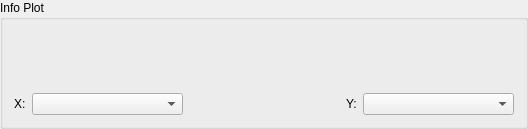
        <widget class="QGroupBox" name="groupBox_20">
         <property name="sizePolicy">
          <sizepolicy hsizetype="Minimum" vsizetype="Preferred">
           <horstretch>0</horstretch>
           <verstretch>0</verstretch>
          </sizepolicy>
         </property>
         <property name="title">
          <string>Info Plot</string>
         </property>
         <layout class="QGridLayout" name="gridLayout_27">
          <item row="0" column="0">
           <widget class="QWidget" name="toolbar_blade_3" native="true">
            <property name="sizePolicy">
             <sizepolicy hsizetype="Preferred" vsizetype="Maximum">
              <horstretch>0</horstretch>
              <verstretch>0</verstretch>
             </sizepolicy>
            </property>
            <property name="minimumSize">
             <size>
              <width>0</width>
              <height>50</height>
             </size>
            </property>
           </widget>
          </item>
          <item row="2" column="0">
           <widget class="QLabel" name="label_120">
            <property name="sizePolicy">
             <sizepolicy hsizetype="Maximum" vsizetype="Preferred">
              <horstretch>0</horstretch>
              <verstretch>0</verstretch>
             </sizepolicy>
            </property>
            <property name="text">
             <string>X:</string>
            </property>
           </widget>
          </item>
          <item row="1" column="0" colspan="5">
           <widget class="QWidget" name="figure_wblade_3" native="true">
            <property name="sizePolicy">
             <sizepolicy hsizetype="Minimum" vsizetype="Minimum">
              <horstretch>0</horstretch>
              <verstretch>0</verstretch>
             </sizepolicy>
            </property>
            <property name="minimumSize">
             <size>
              <width>500</width>
              <height>0</height>
             </size>
            </property>
           </widget>
          </item>
          <item row="2" column="1">
           <widget class="QComboBox" name="comboBox_2"/>
          </item>
          <item row="2" column="3">
           <widget class="QLabel" name="label_121">
            <property name="sizePolicy">
             <sizepolicy hsizetype="Maximum" vsizetype="Fixed">
              <horstretch>0</horstretch>
              <verstretch>0</verstretch>
             </sizepolicy>
            </property>
            <property name="text">
             <string>Y:</string>
            </property>
           </widget>
          </item>
          <item row="2" column="4">
           <widget class="QComboBox" name="comboBox"/>
          </item>
          <item row="2" column="2">
           <spacer name="horizontalSpacer_23">
            <property name="orientation">
             <enum>Qt::Horizontal</enum>
            </property>
            <property name="sizeType">
             <enum>QSizePolicy::Minimum</enum>
            </property>
            <property name="sizeHint" stdset="0">
             <size>
              <width>40</width>
              <height>20</height>
             </size>
            </property>
           </spacer>
          </item>
         </layout>
        </widget>
